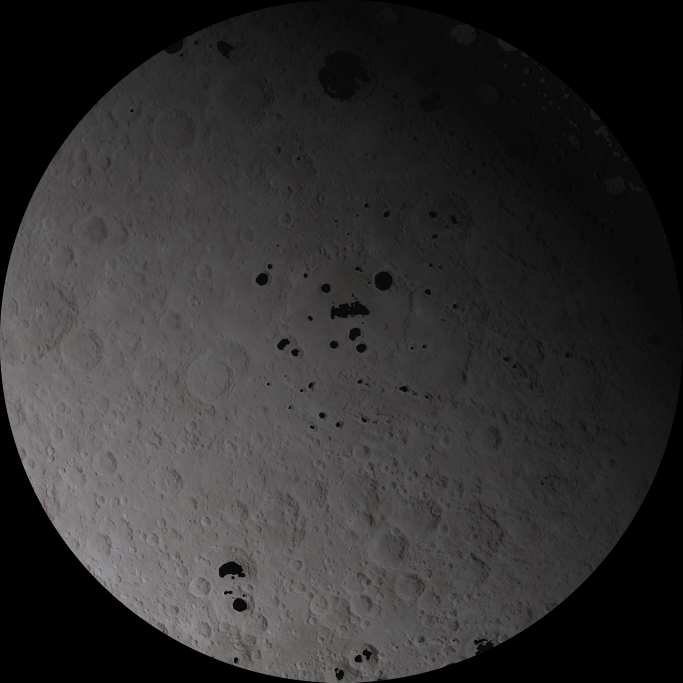
#> input picture harness/artifacts/f48/ladder_922701c9/terrain_base_zoom.png, 2048 x 2048 px (shown at 1/3 size)
$ python -i f55_series.py   (imports and definitions only)
#> lines starting #> are read from the running program, lines starting #| are printed output that depends on the picture; after the words box and inside, x2 and y2 are one past the last pixel; in counts of white or black regions, pixels touching at a corner belong together
#!/usr/bin/env python3
"""F55 — the series, the event join and the verdict, computed from a run's
committed artifacts alone (so the verdict is recomputable without the launch).

METRIC AUTHORITY is `f51_disc.py`, unchanged; the only F55 addition is that the
mask radius scales with the frame width (900 px on a 2048 app screenshot, 450
on a 1024 X-side window grab), and that a SECOND mean is taken over the bare
geometric mask.  That second one exists because F51's mask carries `L > 8`, so
an all-black disc — the thing "the texture never arrived" would actually draw —
gives an EMPTY mask and no `disc_mean` at all.  `disc_mean_geom` is the
quantity in which that state is visible.

usage: f55_series.py <run-dir> [--out <json>]
"""
import json, re, sys
from pathlib import Path
import numpy as np
from PIL import Image, ImageFilter

HERE = Path(__file__).resolve().parent
sys.path.insert(0, str(HERE))
import f51_disc as D

TICKS_RE = re.compile(r"^(\d{12}): ")
SHOT_RE = re.compile(r"Execute_command body action screenshot filename .*?/(e\d{3})\.png")
LMIN, BLUR, MASK_R_AT_2048 = 8, 4, 900.0


def metrics(png):
    """f51_disc's numbers, plus the two F55 needs (geometric mean, md5)."""
    import hashlib
    im = Image.open(png).convert("L")
    L = np.asarray(im, dtype=np.float64)
    Bl = np.asarray(im.filter(ImageFilter.GaussianBlur(BLUR)), dtype=np.float64)
    h, w = L.shape
#> h = 2048; w = 2048
    r = MASK_R_AT_2048 * w / 2048.0
#> r = 900
    yy, xx = np.mgrid[0:h, 0:w]
    geom = ((xx - (w - 1) / 2.0) ** 2 + (yy - (h - 1) / 2.0) ** 2) < r * r
    lit = geom & (L > LMIN)
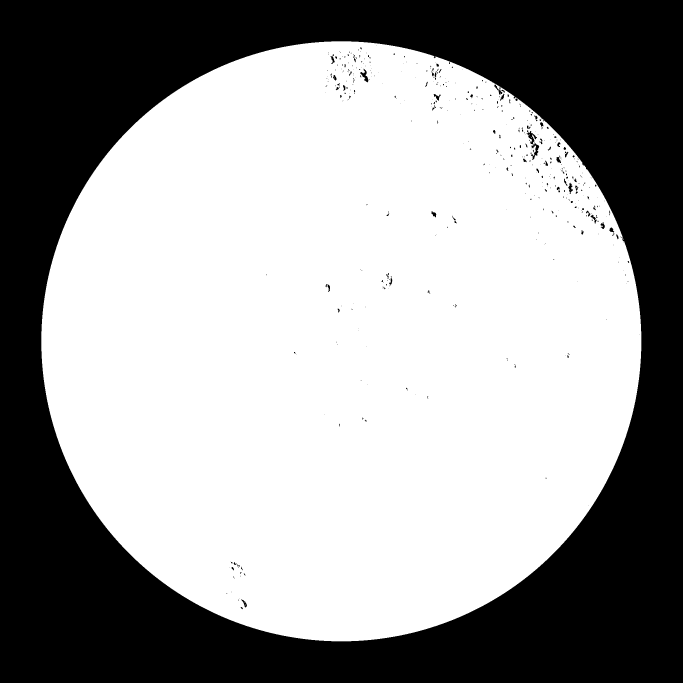
#> lit: shape (2048, 2048) bool (shown at 1/3 size); 60.5% white; 458 black regions (360 under 20 px), largest, box (x1, y1, x2, y2) and area: (0, 0, 2048, 2048) 1649743, (1579, 393, 1618, 480) 912, (1081, 206, 1105, 247) 381
    d = (L - Bl)[lit]
    out = {"f": Path(png).name, "w": w, "mask_r": round(r, 1),
           "n_geom": int(geom.sum()), "n_lit": int(lit.sum()),
           "fill": round(float(lit.sum()) / float(geom.sum()), 4),
           "disc_mean_geom": round(float(L[geom].mean()), 3),
           "disc_sd_geom": round(float(L[geom].std()), 3),
           "frame_mean": round(float(L.mean()), 3),
           "md5": hashlib.md5(Path(png).read_bytes()).hexdigest()[:8]}
    if lit.sum():
        out.update({"disc_mean_lit": round(float(L[lit].mean()), 3),
                    "disc_sd_lit": round(float(L[lit].std()), 3),
                    "hf_mean": round(float(np.abs(d).mean()), 3)})
    else:
        out.update({"disc_mean_lit": None, "disc_sd_lit": None, "hf_mean": None})
    return out


# [97 lines left out: function main, not called in this run]


# [2 lines not run here, left out]

>>> result = metrics('artifacts/f48/ladder_922701c9/terrain_base_zoom.png')
#> result = 13 items
